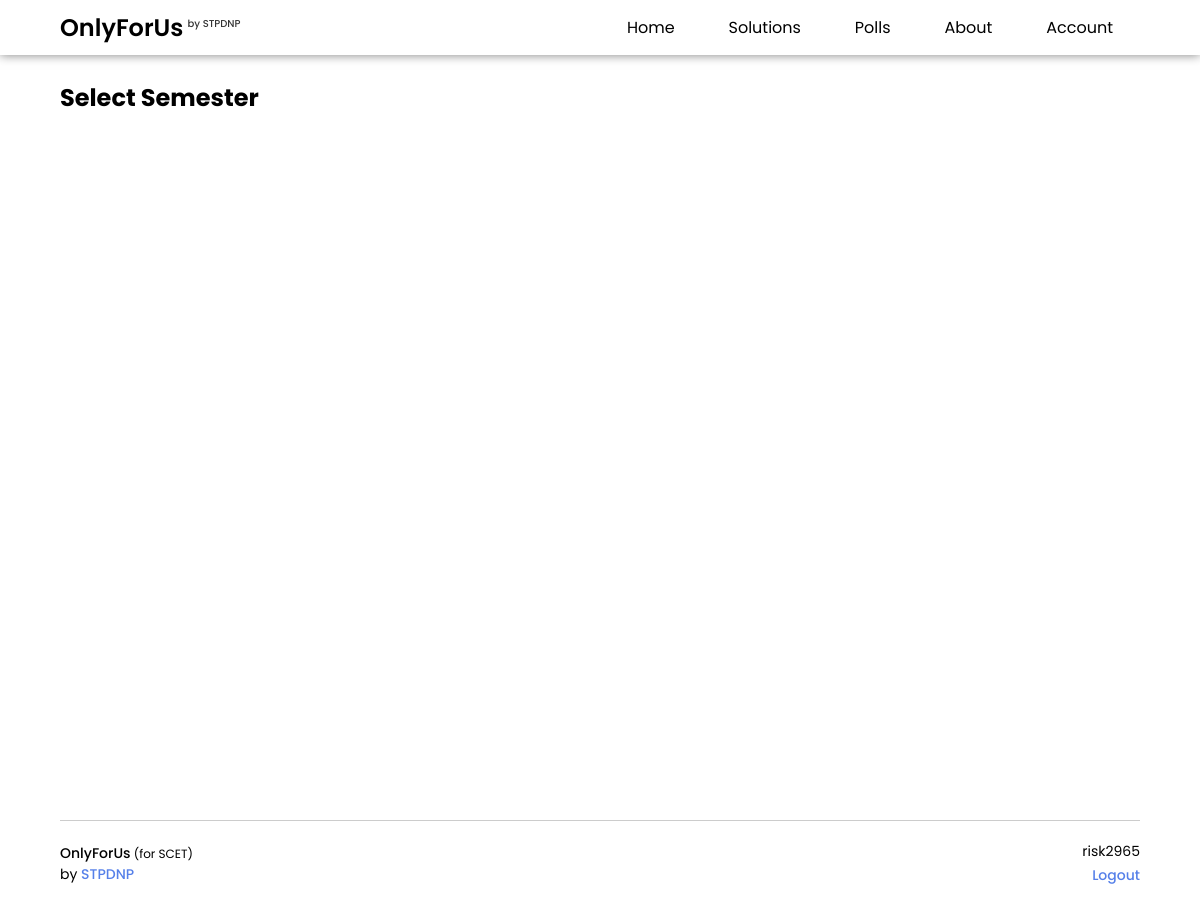
The page /choose-semester/ (signed in) on the database as committed earlier.
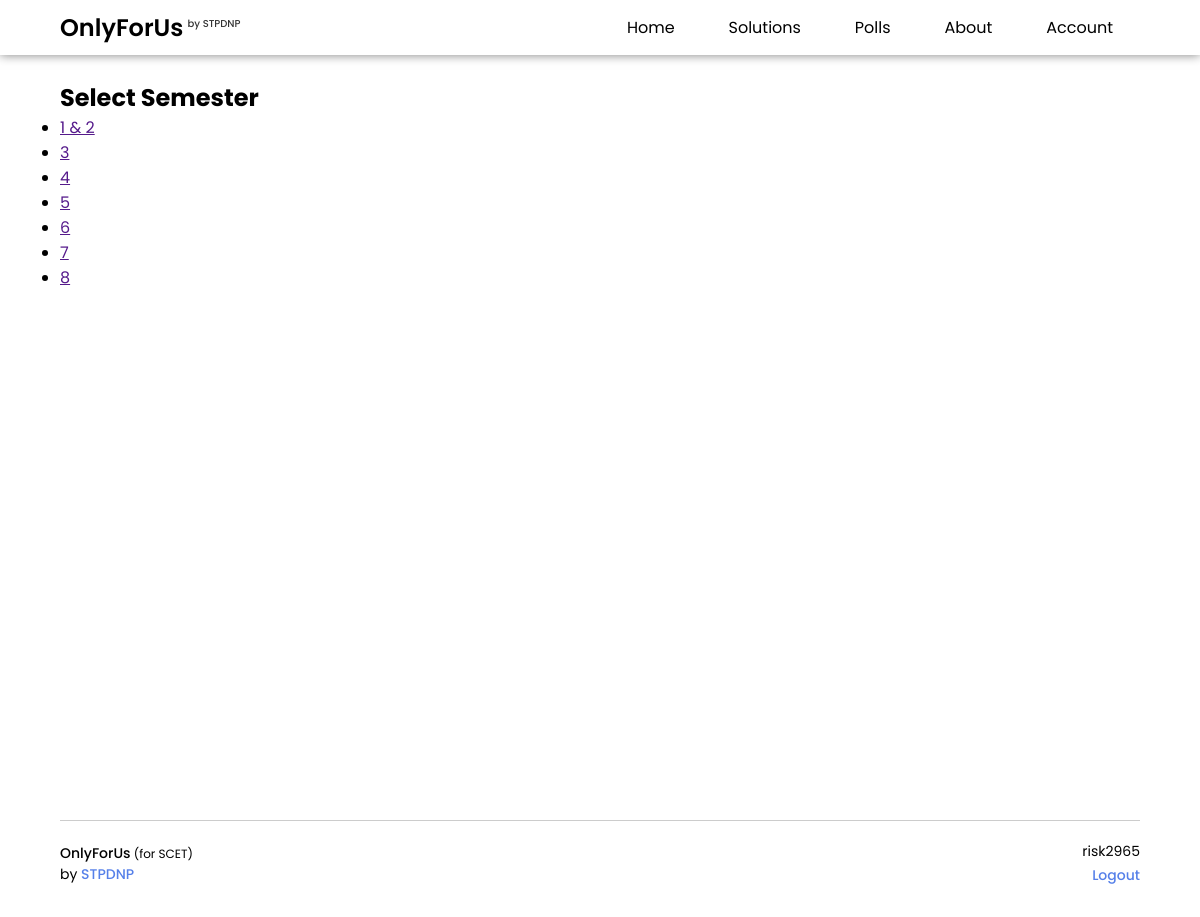
The same page on the database as committed later.
### main/models.py (models this page shows)
class Semester(models.Model):
	semester_number = models.CharField(max_length=255, unique=True)
	course = models.ForeignKey('Course', on_delete=models.CASCADE)
	def __str__(self):
		return self.semester_number

### main/views.py (the view)
# urls.py: path('choose-semester/', views.semesters),
def semesters(request):
	if request.session.has_key('username'):
		username = request.session['username']
		all_semesters = Semester.objects.all()
		data = {
			'username' : username,
			'semesters': all_semesters,
		}
		return render(request, 'main/semesters.html', data)
	else:
		return redirect('/login/')

### main/templates/main/semesters.html (shortened to what this page needs)
{% extends 'main/base.html' %}
{% load static %}
{% block body %}
    {% include 'main/navbar.html' %}
    <section class="container">
        <br><br>
        <h1>Select Semester</h1>
        <div class="semster-block">
            <ul class="semester-list">
                {% for sem in semesters %}
                    <li><a href="" >{{sem}}</a></li>
                {% endfor %}
            </ul>
        </div>
    </section>
     {% include 'main/footer.html' %}
{% endblock %}

### main/templates/main/base.html (shortened to what this page needs)
<!DOCTYPE html>
<html lang="en" dir="ltr">
    <head>
        <link rel="stylesheet" href="https://maxst.icons8.com/vue-static/landings/line-awesome/line-awesome/1.3.0/css/line-awesome.min.css">
    </head>
    <body>
        {% block body %}
        {% endblock %}
    </body>
</html>

### main/templates/main/navbar.html (shortened to what this page needs)
<nav>
	<div class="nav-bar">
		<div class="logo-section">
			<a href="/home/">
			<h1 class="nav-logo">OnlyForUs<sup>by STPDNP</sup></h1>
			</a>
		</div>
		<div class="menu-section">
			<ul class="nav-menu">
				<li><a href="/home/" class="nav-item" title="Home">Home</a></li>
				<li><a href="/choose-semester/" class="nav-item" title="Tutorial Solutions">Solutions</a></li>
				<li><a href="" class="nav-item" title="Voting Polls">Polls</a></li>
				<li><a href="/about/" class="nav-item" title="About OnlyForUs">About</a></li>
				<li><a href="" class="nav-item" title="My Account">Account</a></li>
			</ul>
		</div>
	</div>
</nav>

### main/templates/main/footer.html (shortened to what this page needs)
<footer>
	<div class="foot-bar">
		<div class="left-foot-section">
			<p class="branding"><b>OnlyForUs</b> (for SCET)</p>
			<p class="promotion-bar">by <a href="http://stpdnp.atwebpages.com" target="_blank">STPDNP</a></p>
		</div>
		<div class="right-foot-section">
			<p class="current-user">{{username}}</p>
			<a href="/logout/" class="logout-btn">Logout</a>
		</div>
	</div>
</footer>

### main/templates/main/navbar.html (style rules this page uses)
nav { width: 100%; padding: 10px 0px; background: gray; box-shadow: 0px 0px 10px rgba(0,0,0,0.5); background: rgba(255,255,255,0.2); z-index: 1000; position: fixed; top: 0; backdrop-filter: blur(10px); }
.nav-bar { margin: auto; width: 90%; display: flex; justify-content: space-between; align-items: center; }
.logo-section { width: 100%; }
.logo-section a { text-decoration: none; }
.nav-logo { font-size: 24px; font-weight: 600; text-decoration: none; color: black; }
.nav-logo sup { font-size: 10px; font-weight: 500; margin-left: 4px; color: rgba(0,0,0,0.8); }
.menu-section { width: 100%; }
.nav-menu { width: 100%; display: flex; list-style: none; align-items: center; justify-content: space-around; }
.nav-item { text-decoration: none; color: black; font-size: 16px; font-weight: 400; transition: 0.8s ease-in-out; border-bottom: 1px solid transparent; border-top: 1px solid transparent; }

### main/templates/main/footer.html (style rules this page uses)
footer { margin-top: 10px; width: 100%; padding: 10px 0px; }
.foot-bar { border-top: 1px solid rgba(0,0,0,0.2); width: 90%; margin: auto; display: flex; justify-content: space-between; align-items: center; padding: 20px 0px; }
.left-foot-section { float: left; text-align: left; }
.right-foot-section { float: right; text-align: right; }
.branding { font-size: 12px; font-weight: 400; }
.branding b { font-weight: 500; font-size: 14px; }
.promotion-bar, .current-user { font-size: 14px; }
.promotion-bar a, .logout-btn { font-size: 14px; text-decoration: none; font-weight: 500; color: #5680E9; }

### main/templates/main/semesters.html (style rules this page uses)
.container { min-height: 100vh; width: 90%; margin: auto; padding-top: 30px; }

### main/templates/main/base.html (style rules this page uses)
* { margin: 0; padding: 0; box-sizing: border-box; }
html { scroll-behavior: smooth; }
body { font-family: 'Poppins'; font-weight: 400; }

Rows that differ between the two databases and show on the page:
added Semester: semester_number "1 & 2"
added Semester: semester_number "3"
added Semester: semester_number "4"
added Semester: semester_number "5"
added Semester: semester_number "6"
added Semester: semester_number "7"
added Semester: semester_number "8"
